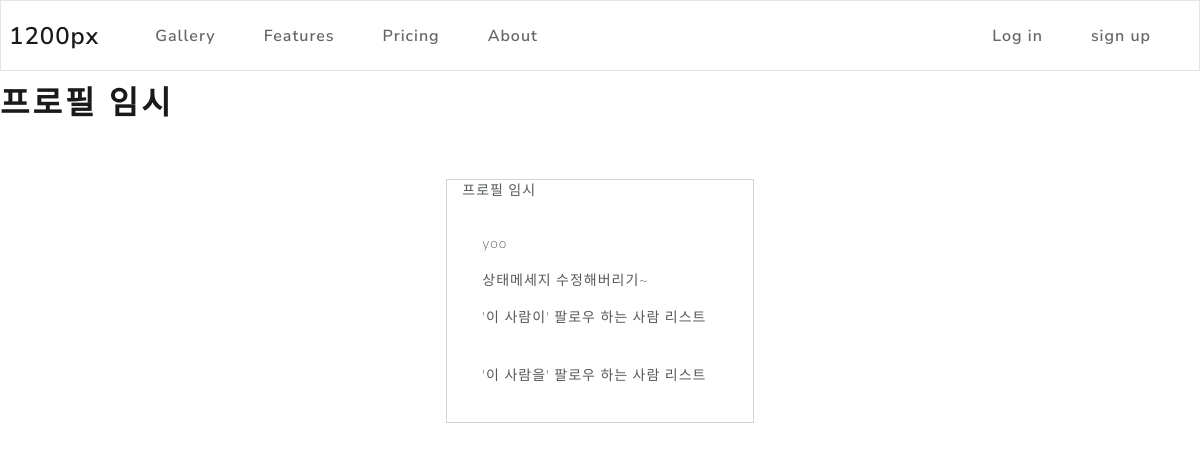
/user/yoo/, run on an earlier commit of the app's database.
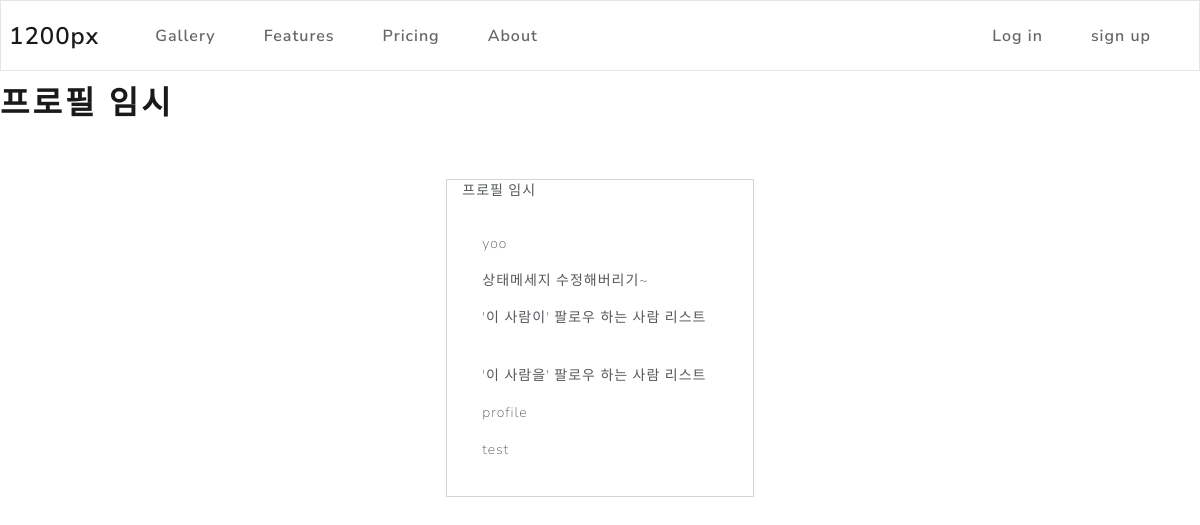
And on a later commit of the database.
### users/models.py (models this page shows, shortened)
class User(AbstractBaseUser):
    email = models.EmailField(verbose_name='email',
                              max_length=255, unique=True)
    username = models.CharField(
        verbose_name='username', max_length=20, unique=True)
    date_joined = models.DateField(default=timezone.now)
    last_login = models.DateField(auto_now=True)
    following = models.ManyToManyField('self', symmetrical=False, related_name='followers')
    is_admin = models.BooleanField(default=False)
    is_active = models.BooleanField(default=True)
    objects = CustomUserManager()
    USERNAME_FIELD = 'email'
    REQUIRED_FIELDS = ['username', ]
    def __str__(self):
        return self.username

### users/views.py (the view)
# urls.py: path('<str:username>/',views.ProfileView.as_view(), name='profile'),
class ProfileView(DetailView):
    model = Profile
    template_name = "profile.html"
    def get_object(self):
        return get_object_or_404(Profile, user__username=self.kwargs['username'])

### users/templates/profile.html (shortened to what this page needs)
{% extends "base.html" %}
{% block contents %}
<h1>프로필 임시</h1>
        <div class="row justify-content-md-center mt-5">
            <div class="card border-secondary col-md-3">
                <div class="card-title">
                    프로필 임시
                </div>
                <div class="card-body">
                    <p> {{ object.user }} </p>
                    <p> {{ object.state_message }}</p>
                    <p> '이 사람이' 팔로우 하는 사람 리스트 </p>
                    <br>
                    <p> '이 사람을' 팔로우 하는 사람 리스트 </p>
                    {% for follower in object.user.followers.all %}
                    <p> {{ follower }}</p>
                    {% endfor%}
                </div>
            </div>
        </div>
        {% endblock %}

What changed in the data, as far as the page shows it:
now on this page (row edited): User: username "profile"
now on this page (row edited): User: username "test"
